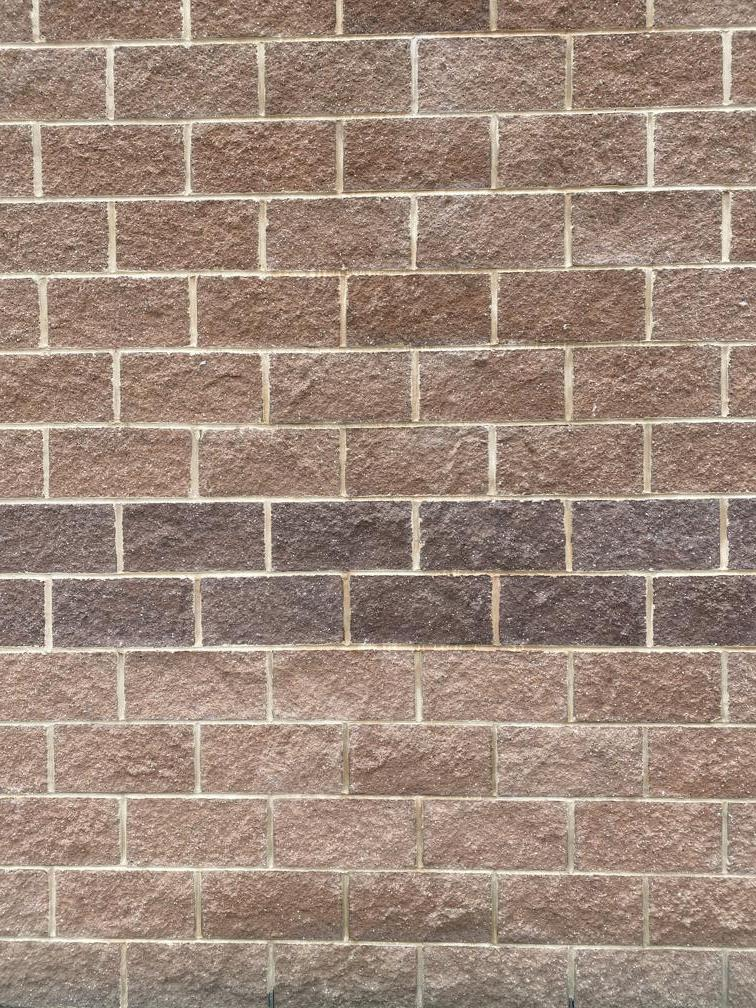
%> input picture LAB3/src/analysis/bricks/IMG_1089.jpg, 756 x 1008 px; its folder holds only this picture in this run
$ octave brickMosaic.m   (GNU Octave 9; MATLAB toolbox functions it lacks are replaced by stand-ins)
%> lines starting %> are read from the running program, lines starting %| are printed output that depends on the picture
### LAB3/src/analysis/harris.m
function [varargout] = harris(I,varargin)
%HARRIS Harris corner detector
%  This function implements a version of the Harris corner detector which
%  has the ability to calculate the eigenvalues of the gradient matrix
%  directly.  This is opposed to calculating the corner response function as
%  originally proposed by Harris in:
%
%  C. Harris and M. Stephens.  "A Combined Corner and Edge
%  Detector", Proceedings of the 4th Alvey Vision Conference,
%  Manchester, U.K. pgs 147-151, 1988
%
%  INPUT:
%  I is the graylevel image to extract interest points from
%  PARAMETER     DEFAULT   DESCRIPTION
%  ----------   --------  --------------------------
%  N               500    maximum number of interest points to return
%  'disp'          N/A    overlays corner points on image
%  'subpixel'      N/A    analytically calculate subpixel precision of
%                         corner locations by fitting a quadratic
%                         surface to corner response function
%  'thresh'          0    smallest acceptable value of response function
%  'hsize_i          3    size of the smoothing Gaussian mask
%  'sigma_i         0.5   standard deviation of Gaussian filter
%  'tile'          [1 1]  break the image into regions [y x] to
%                         distribute feature points more uniformly
%  'mask'           M     array of 1's same size as image defining
%                         where to compute feature points (useful
%                         for radially compensated images)
%  'eig'           N/A    use smallest eigenvalue as response
%                         function, o.w. use response function (default)
%                         originally proposed by Harris
%  'fft'           N/A    perform smoothing filtering in freqeuncey
%                         domain, o.w. perform in spatial domain (default)
%
%  OPTIONAL OUTPUT:
%  (y,x) are the row/column locations of interest points
%  M is the corner response function value associated with that point
%
%  Example:
%  I = imread('cameraman.tif');
%  [y,x,m] = harris(I,1000,'tile',[2 2],'disp');
%
%Date        Who     What
%--------    ----    ---------------------------------
%20021010    rme     Create.
%20021014    rme     Added option of subpixel precision.
%20021110    rme     Added example and no ouput option
%20021214    rme     Added tiling and mask features as well as
%                    Harris corner response function.
%20030821    rme     Speed up subpixel code, as well as regional
%                    processing code.
%20030826    rme     Added 'fft' option to speed up feature extraction
%                    for large images (e.g. 1024x1280)
%20041218    rme     Added convolve2.m function call.
%                    convolve2 performs SVD on the mask and then performs separable
%                    convolution.  note that matlab's filter2 also tries to do this, but for
%                    some reason calling conv2(h1,h2,I) is *much* slower than calling
%                    conv2(conv2(I,h1),h2) which what convolve2 does.

param = checkargs(size(I),varargin{:});

I = double(I);

[nr,nc] = size(I);

% create gradient masks
dx = [-1 0 1; -1 0 1; -1 0 1]/3;
dy = dx';

% calculate image gradients
Ix = convolve2(I,dx,'same');
Iy = convolve2(I,dy,'same');

% calculate gradient products
IxIx = Ix.*Ix;
IyIy = Iy.*Iy;
IxIy = Ix.*Iy;

% smooth squared image gradients
gmask = fspecial('gaussian',param.hsize,param.sigma);
if param.fft == false
  IxIx = convolve2(IxIx,gmask,'same');
  IyIy = convolve2(IyIy,gmask,'same');
  IxIy = convolve2(IxIy,gmask,'same');
else
  m = size(IxIx,1)+size(gmask,1)-1;
  n = size(IxIx,2)+size(gmask,2)-1;
  try
    % previous values
    pv_t = load(strcat(tempdir,'harris_prev_val.mat'));
    if m == pv_t.m && n == pv_t.n && ...
	  param.hsize == pv_t.hsize && param.sigma == pv_t.sigma
      % load previously stored smoothing filter fft
      %disp('loading gmask_fft');
      gmask_fft = pv_t.gmask_fft;
    else
      %disp('generating gmask_fft');
      gmask_fft = fft2(gmask,m,n);
    end
  catch
    %disp('no previous values exist, generating gmask_fft')
    hsize = param.hsize;
    sigma = param.sigma;
    % no previous values exist
    gmask_fft = fft2(gmask,m,n);
    save(strcat(tempdir,'harris_prev_val.mat'), ...
  	 'hsize','sigma','m','n','gmask_fft');
  end

  IxIx = real(ifft2(fft2(IxIx,m,n).*gmask_fft));
  IyIy = real(ifft2(fft2(IyIy,m,n).*gmask_fft));
  IxIy = real(ifft2(fft2(IxIy,m,n).*gmask_fft));
  % keep 'same' portion
  w = (param.hsize-1)/2; % hsize is assumed to be odd
  IxIx = IxIx(w+1:w+nr,w+1:w+nc);
  IyIy = IyIy(w+1:w+nr,w+1:w+nc);
  IxIy = IxIy(w+1:w+nr,w+1:w+nc);
  clear hsize sigma m n gmask_fft gmask;
end

% calculate the eigenvalues of the matrix
% [IxIx IxIy
%  IxIy IyIy]
% old way
%lambda1a = (IxIx+IyIy)/2 + 1/2*sqrt((IxIx+IyIy).^2-4*(IxIx.*IyIy-IxIy.*IxIy));
%lambda2a = (IxIx+IyIy)/2 - 1/2*sqrt((IxIx+IyIy).^2-4*(IxIx.*IyIy-IxIy.*IxIy));
% faster way
B = (IxIx+IyIy);
SQRTRM = sqrt(B.^2 - 4*(IxIx.*IyIy-IxIy.^2));
lambda1 = (B+SQRTRM)/2;
lambda2 = (B-SQRTRM)/2;
clear B SQRTRM IxIx IyIy IxIy;

% corner detection is based upon the desired corner response function
if param.eig
  % minimum eigenvalue
  R = real(min(lambda1,lambda2));
else
  % Harris corner response function
  % trace equals sum of eigenvalues
  % determinant equals product of eigenvalues
  R = lambda1.*lambda2 - 0.04*(lambda1+lambda2).^2;
end

% locate local maxima based upon eight-connected neighborhood
Maxima = (imregionalmax(R) & param.mask).*R;

% sort interest points by reponse function
% only consider pixels where the gradient matrix is positive definite
% i.e. both eigenvalues are greater than zero
[i,j] = find(Maxima > param.thresh);
m = Maxima((j-1)*nr+i); %shortcut for maxima(sub2ind(size(maxima),i,j));
[m,idx] = sort(m);
i = i(idx);
j = j(idx);

% interest points were sorted ascendingly by response function,
% flip so largest response points are first
m = m(end:-1:1);
i = i(end:-1:1);
j = j(end:-1:1);

if param.tile(1) > 1 && param.tile(2) > 1
  % process image regionally so that corners are uniformally
  % extracted across image regions
  ii = [];
  jj = [];
  mm = [];
  Npts_per_region = round(param.N/prod(param.tile));
  xx = round(linspace(1,nc,param.tile(2)+1)); % region boundaries
  yy = round(linspace(1,nr,param.tile(1)+1));
  for pp = 2:length(xx)
    % points falling within the region's x boundaries
    idx = find((j >= xx(pp-1)) & (j < xx(pp)));
    for qq = 2:length(yy)
      % points falling within the region's y boundaries
      idy = find((i >= yy(qq-1)) & (i < yy(qq)));

      % their common intersection
      ind = intersect(idx,idy);

      % return the strongest N points as defined by user
      ii = [ii; i(ind(1:min(end,Npts_per_region)))];
      jj = [jj; j(ind(1:min(end,Npts_per_region)))];
      mm = [mm; m(ind(1:min(end,Npts_per_region)))];
    end
  end
else
  ii = i(1:min(end,param.N));
  jj = j(1:min(end,param.N));
  mm = m(1:min(end,param.N));
end

if param.subpixel
  % refine corner locations with subpixel accuracy
  % fit a quadratic surface to maxima location
  % and calculate it's analytic peak
  [ii,jj] = subpixel(ii,jj,R);
end

if param.disp | nargout == 0
  % overlay corner points on original image
  figure;
  imagesc(I);
  colormap gray;
  hold on;
  plot(jj,ii,'y+');
  hold off;
  drawnow;
end

if nargout >= 2
  varargout{1} = ii;
  varargout{2} = jj;
end
if nargout == 3
  varargout{3} = mm;
end

%=======================================================================
function param = checkargs(isize,varargin);

% set defaults
param.disp = 0;      % overlay corner points on image
param.N = 500;       % number of interest points to return
param.subpixel = false;  % refine corner location with subpixel accuracy
param.thresh = 0;    % threshold value for smallest response magnitude
param.hsize = 3;     % size of gaussian smoothing mask
param.sigma = 0.5;   % standard deviation of gaussian mask
param.eig   = false; % use corner response function as originally
                     % proposed by Harris
param.tile = [1 1];  % do not process image regionally
param.fft  = false;  % implement conv2 in spatial domain

%----------------------------------------------
% replace defaults with user specified values
%----------------------------------------------
% check to see if number of corner points was specified
% otherwise use default
if nargin > 1 && isnumeric(varargin{1})
  param.N = varargin{1};
  ii = 2;
else
  ii = 1;
end

% loop through parameter/value pairs
while ii <= nargin - 1;
  switch lower(varargin{ii})
   case 'disp'
    param.disp = 1;
    ii = ii+1;
   case 'subpixel'
    param.subpixel = true;
    ii = ii+1;
   case 'eig'
    param.eig = true;
    ii = ii+1;
   case 'thresh'
    param.thresh = varargin{ii+1};
    ii = ii+2;
   case 'hsize'
    param.hsize = varargin{ii+1};
    ii = ii+2;
   case 'sigma'
    param.sigma = varargin{ii+1};
    ii = ii+2;
   case 'mask'
    param.mask  = logical(varargin{ii+1});
    ii = ii+2;
   case 'tile'
    param.tile  = varargin{ii+1};
    ii = ii+2;
   case 'fft'
    param.fft = true;
    ii = ii+1;
   otherwise
    error(sprintf('Uknown option ''%s''',varargin{ii}));
  end
end

if ~isfield(param,'mask')
  % corner mask defines region to compute interest points
  % define default mask to include "valid" smoothed
  % image gradient portions from convolution
  param.mask = true(isize);
  % [5 lines of commented-out code are left out]
end

%================================================================
% the current implementation no longer uses this function
% [7 lines left out: function regionalmask, not called in this run]


%================================================================
% [57 lines left out: function subpixel, not called in this run]

### LAB3/src/analysis/convolve2.m
function y = convolve2(x, m, shape, tol)
%CONVOLVE2 Two dimensional convolution.
%   Y = CONVOLVE2(X, M) performs the 2-D convolution of matrices X and
%   M. If [mx,nx] = size(X) and [mm,nm] = size(M), then size(Y) =
%   [mx+mm-1,nx+nm-1]. Values near the boundaries of the output array are
%   calculated as if X was surrounded by a border of zero values.
%
%   Y = CONVOLVE2(X, M, SHAPE) where SHAPE is a string returns a
%   subsection of the 2-D convolution with size specified by SHAPE:
%
%       'full'  - (default) returns the full 2-D convolution,
%       'same'  - returns the central part of the convolution
%                 that is the same size as A (using zero padding),
%       'valid' - returns only those parts of the convolution
%                 that are computed without the zero-padded
%                 edges, size(Y) = [mx-mm+1,nx-nm+1] when
%                 size(X) > size(M),
%       'wrap'  - as for 'same' except that instead of using zero-padding
%                 the input A is taken to wrap round as on a toroid.
%
%   CONVOLVE2 is fastest when mx > mm and nx > nm - i.e. the first
%   argument is the input and the second is the mask.
%
%   If the rank of the mask M is low, CONVOLVE2 will decompose it into a
%   sum of outer product masks, each of which is applied efficiently as
%   convolution with a row vector and a column vector, by calling CONV2.
%   The function will often be faster than CONV2 or FILTER2 (in some
%   cases much faster) and will produce the same results as CONV2 to
%   within a small tolerance.
%
%   Y = CONVOLVE2(... , TOL) where TOL is a number in the range 0.0 to
%   1.0 computes the convolution using a reduced-rank approximation to
%   M, provided this will speed up the computation. TOL limits the
%   relative sum-squared error in the effective mask; that is, if the
%   effective mask is E, the error is controlled such that
%
%       sum(sum( (M-E) .* (M-E) ))
%       --------------------------    <=  TOL
%            sum(sum( M .* M ))
%
%   See also CONV2, FILTER2.

% David Young, COGS, University of Sussex, February 2002,
%   revised October 2002.

% Deal with optional arguments
error(nargchk(2,4,nargin));
if nargin < 3
    shape = 'full';    % shape default as for CONV2
    tol = 0;
elseif nargin < 4
    if isnumeric(shape)
        tol = shape;
        shape = 'full';
    else
        tol = 0;
    end
end;

% Set up to do the wrap operation, not handled by conv2
if strcmp(shape, 'wrap')
    x = wraparound(x, m);
    shape = 'valid';
end

% do the convolution itself
y = doconv(x, m, shape, tol);

%-----------------------------------------------------------------------

function y = doconv(x, m, shape, tol);
% Carry out convolution
[mx, nx] = size(x);
[mm, nm] = size(m);

% If the mask is bigger than the input, or it is 1-D already,
% just let CONV2 handle it.
if mm > mx | nm > nx | mm == 1 | nm == 1
    y = conv2(x, m, shape);
else
    % Get svd of mask
    if mm < nm; m = m'; end        % svd(..,0) wants m > n
    [u,s,v] = svd(m, 0);
    s = diag(s);
    rank = trank(m, s, tol);
    if rank*(mm+nm) < mm*nm         % take advantage of low rank
        if mm < nm;  t = u; u = v; v = t; end  % reverse earlier transpose
        vp = v';
        % For some reason, CONV2(H,C,X) is very slow, so use the normal call
        y = conv2(conv2(x, u(:,1)*s(1), shape), vp(1,:), shape);
        for r = 2:rank
            y = y + conv2(conv2(x, u(:,r)*s(r), shape), vp(r,:), shape);
        end
    else
        if mm < nm; m = m'; end     % reverse earlier transpose
        y = conv2(x, m, shape);
    end
end

%-----------------------------------------------------------------------

function r = trank(m, s, tol)
% Approximate rank function - returns rank of matrix that fits given
% matrix to within given relative rms error. Expects original matrix
% and vector of singular values.
if tol < 0 | tol > 1
    error('Tolerance must be in range 0 to 1');
end
if tol == 0             % return estimate of actual rank
    tol = length(m) * max(s) * eps;
    r = sum(s > tol);
else
    ss = s .* s;
    t = (1 - tol) * sum(ss);
    r = 0;
    sm = 0;
    while sm < t
        r = r + 1;
        sm = sm + ss(r);
    end
end

%-----------------------------------------------------------------------

% [44 lines left out: function wraparound, not called in this run]

### LAB3/src/analysis/brickMosaic.m
% Sameer Bhatti
% bhatti.sa@northeastern.edu
% 3/19/2021
% brickMosaic.m
%
% Creates panorama given a series of photographs from the bricks folder using matched features
clc
clear
close all

bricks = imageDatastore('bricks/');

montage(bricks.Files)
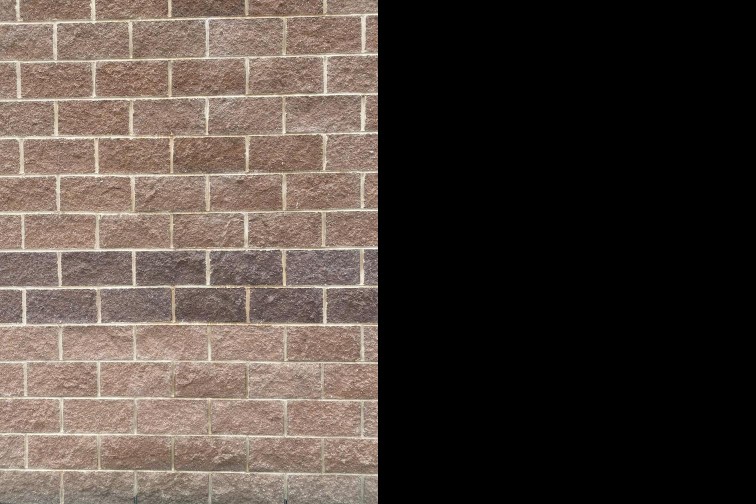
%> displayed picture: size 1008x1512x3, on the screen's scale of 0 to 255 (shown at 1/2 size); mean R, G, B 78.8, 68, 61.4
title('bricks','FontSize',12)

% Read the first image from the image set.
I = readimage(bricks,1);
%> I is the input picture: size 1008x756x3 uint8; mean R, G, B 157.6, 136, 122.9

% Initialize features for I(1)
grayImage = im2gray(I);
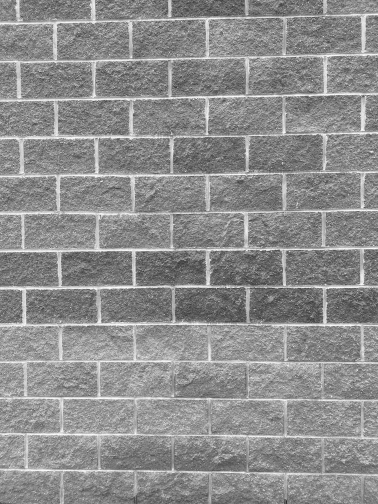
%> grayImage: size 1008x756 uint8 (shown at 1/2 size); min 10, max 254, mean 140.9
[y,x,~] = harris(grayImage,2000,'tile',[2 2],'disp');
%> in checkargs, `param.N = varargin{1};`: param.N = 2000
%> the loop in checkargs, `while ii <= nargin - 1;` made 2 passes
%> param.tile on pass 1: [2 2]
%> after the loop in checkargs, `while ii <= nargin - 1;`: ii = 5; param = {disp 1, N 2000, subpixel false, thresh 0, hsize 3, sigma 0.5}; param.disp = 1; param.eig = false; param.hsize = 3; param.sigma = 0.5; param.subpixel = false; param.thresh = 0
%> in harris, `IyIy = Iy.*Iy;`:
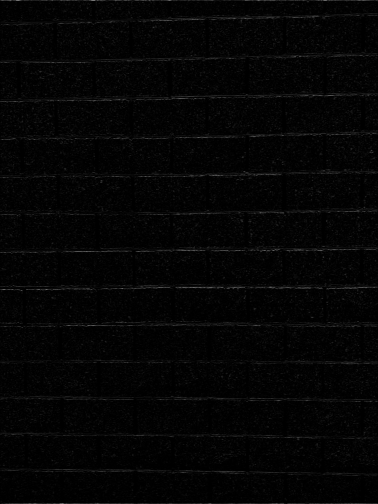
%> IyIy: size 1008x756 double (shown at 1/2 size); min 4.36e-28, max 51377.8, mean 969.6; drawn with min black and max white
%> in harris, `IxIy = Ix.*Iy;`:
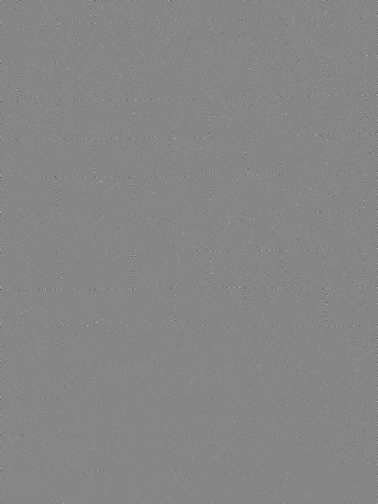
%> IxIy: size 1008x756 double (shown at 1/2 size); min -17634.4, max 15879, mean 24.5; drawn with min black and max white
%> in harris, `gmask = fspecial('gaussian',param.hsize,param.sigma);`: gmask = [0.0113 0.0838 0.0113; 0.0838 0.619 0.0838; 0.0113 0.0838 0.0113]
%> in harris, `R = lambda1.*lambda2 - 0.04*(lambda1+lambda2).^2;`:
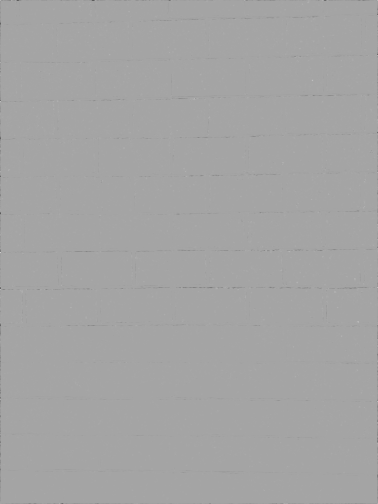
%> R: size 1008x756 double (shown at 1/2 size); min -63975308.8, max 35102938.4, mean -36908.4; drawn with min black and max white
%> in harris, `[i,j] = find(Maxima > param.thresh);`: i = 51765 values from 1 to 1008; j = 51765 values from 1 to 756
%> in harris, `Npts_per_region = round(param.N/prod(param.tile));`: Npts_per_region = 500
%> in harris, `xx = round(linspace(1,nc,param.tile(2)+1));`: xx = [1 379 756]
%> in harris, `yy = round(linspace(1,nr,param.tile(1)+1));`: yy = [1 505 1008]
%> the loop in harris, `for pp = 2:length(xx)` made 2 passes
%> after the loop in harris, `for pp = 2:length(xx)`: ii = 2000 values, max 1007 at index 509, min 1 at index 10, mean 468.9; jj = 2000 values, max 755 at index 1001, min 1 at index 10, mean 379.7; mm = 2000 values, max 35102938.4 at index 501, min 1003380 at index 1000, mean 2984163.6
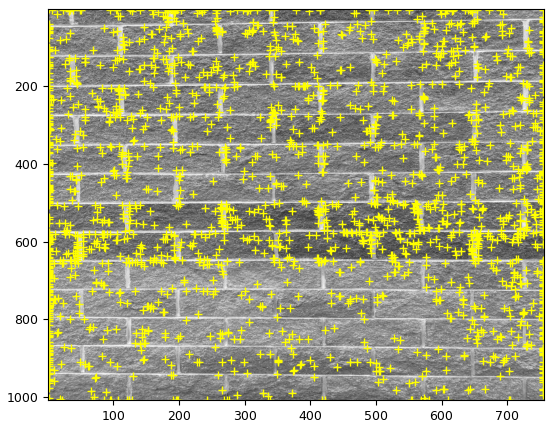
%> figure redrawn from the program's plot data
%> y has the same summary as ii in harris; x has the same summary as jj in harris
%> (the run ends here)

$ run again, on LAB3/src/analysis/bricks/IMG_1093.jpg
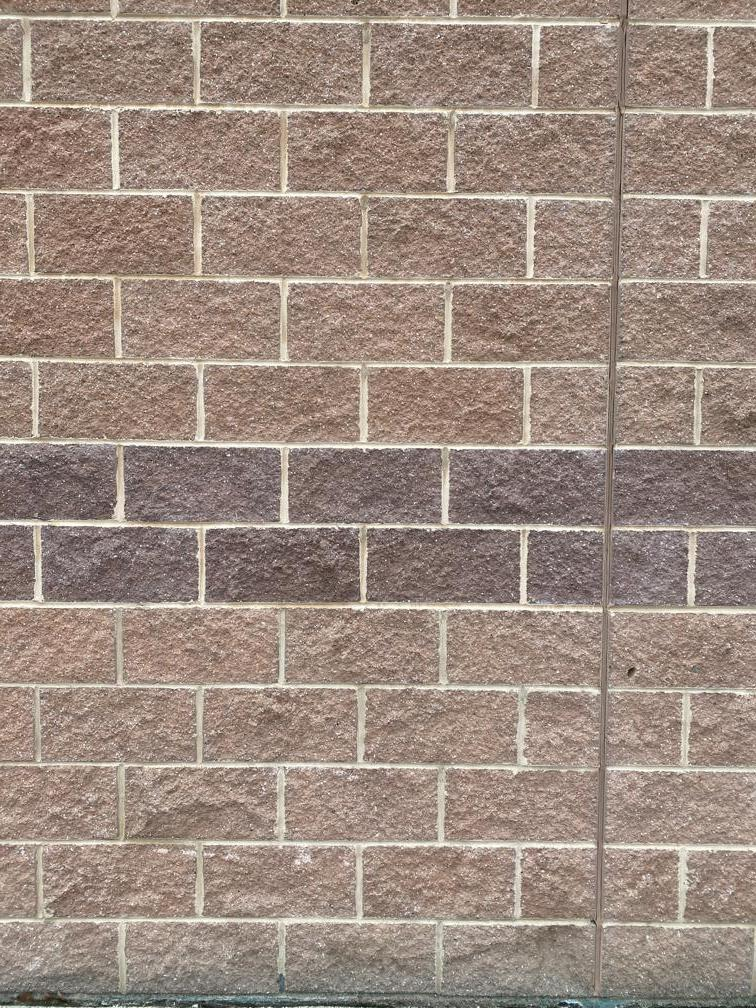
%> input picture LAB3/src/analysis/bricks/IMG_1093.jpg, 756 x 1008 px
%> I is the input picture: size 1008x756x3 uint8; mean R, G, B 156.3, 138.8, 127.8
%> param.N = 2000
%> the loop in checkargs, `while ii <= nargin - 1;` made 2 passes
%> param.tile on pass 1: [2 2]
%> after the loop in checkargs, `while ii <= nargin - 1;`: ii = 5; param = {disp 1, N 2000, subpixel false, thresh 0, hsize 3, sigma 0.5}; param.disp = 1; param.eig = false; param.hsize = 3; param.sigma = 0.5; param.subpixel = false; param.thresh = 0
%> I: size 1008x756 double
%> in harris, `IyIy = Iy.*Iy;`:
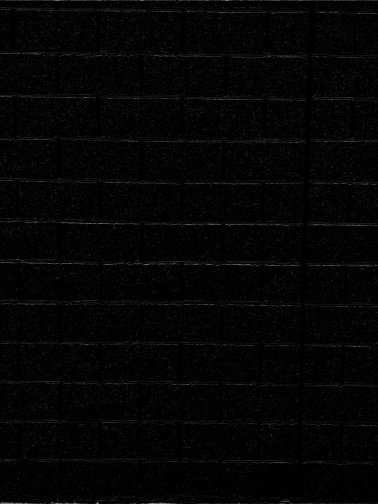
%> IyIy: size 1008x756 double (shown at 1/2 size); min 2.28e-28, max 49136.1, mean 952.9; drawn with min black and max white
%> gmask = [0.0113 0.0838 0.0113; 0.0838 0.619 0.0838; 0.0113 0.0838 0.0113]
%> i = 51323 values from 1 to 1008; j = 51323 values from 1 to 756
%> Npts_per_region = 500
%> xx = [1 379 756]
%> yy = [1 505 1008]
%> the loop in harris, `for pp = 2:length(xx)` made 2 passes
%> after the loop in harris, `for pp = 2:length(xx)`: ii = 2000 values, max 1007 at index 501, min 1 at index 35, mean 468.1; jj = 2000 values, max 755 at index 1001, min 1 at index 35, mean 375.3; mm = 2000 values, max 35026041.6 at index 1501, min 1183724 at index 2000, mean 3119939
%> `[y,x,~] = harris(grayImage,2000,'tile',[2 2],'disp');`:
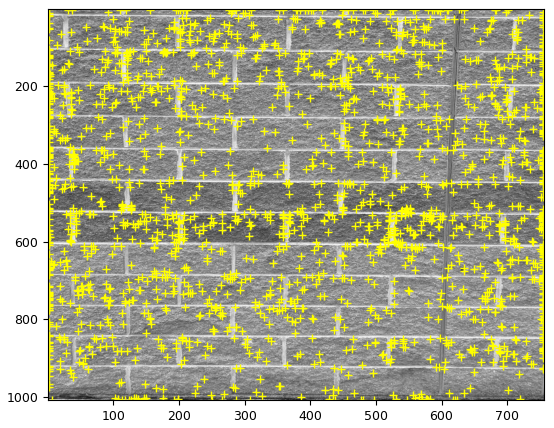
%> figure redrawn from the program's plot data
%> `[y,x,~] = harris(grayImage,2000,'tile',[2 2],'disp');`: y has the same summary as ii in harris; x has the same summary as jj in harris
